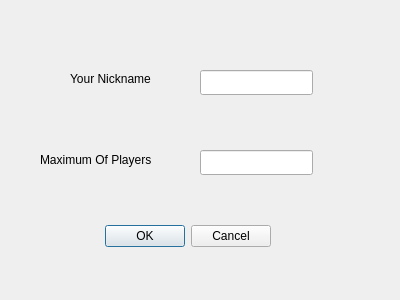
<?xml version="1.0" encoding="UTF-8"?>
<ui version="4.0">
 <class>CreateOptionWindow</class>
 <widget class="QDialog" name="CreateOptionWindow">
  <property name="geometry">
   <rect>
    <x>0</x>
    <y>0</y>
    <width>400</width>
    <height>300</height>
   </rect>
  </property>
  <property name="windowTitle">
   <string>New Game</string>
  </property>
  <widget class="QDialogButtonBox" name="buttonBox">
   <property name="geometry">
    <rect>
     <x>-70</x>
     <y>220</y>
     <width>341</width>
     <height>32</height>
    </rect>
   </property>
   <property name="orientation">
    <enum>Qt::Horizontal</enum>
   </property>
   <property name="standardButtons">
    <set>QDialogButtonBox::Cancel|QDialogButtonBox::Ok</set>
   </property>
  </widget>
  <widget class="QLineEdit" name="nicknameLine">
   <property name="geometry">
    <rect>
     <x>200</x>
     <y>70</y>
     <width>113</width>
     <height>25</height>
    </rect>
   </property>
  </widget>
  <widget class="QLineEdit" name="playerMaxLine">
   <property name="geometry">
    <rect>
     <x>200</x>
     <y>150</y>
     <width>113</width>
     <height>25</height>
    </rect>
   </property>
  </widget>
  <widget class="QLabel" name="label">
   <property name="geometry">
    <rect>
     <x>70</x>
     <y>70</y>
     <width>111</width>
     <height>17</height>
    </rect>
   </property>
   <property name="text">
    <string>Your Nickname</string>
   </property>
  </widget>
  <widget class="QLabel" name="label_2">
   <property name="geometry">
    <rect>
     <x>40</x>
     <y>150</y>
     <width>151</width>
     <height>20</height>
    </rect>
   </property>
   <property name="text">
    <string>Maximum Of Players</string>
   </property>
  </widget>
 </widget>
 <resources/>
 <connections>
  <connection>
   <sender>buttonBox</sender>
   <signal>accepted()</signal>
   <receiver>CreateOptionWindow</receiver>
   <slot>accept()</slot>
   <hints>
    <hint type="sourcelabel">
     <x>248</x>
     <y>254</y>
    </hint>
    <hint type="destinationlabel">
     <x>157</x>
     <y>274</y>
    </hint>
   </hints>
  </connection>
  <connection>
   <sender>buttonBox</sender>
   <signal>rejected()</signal>
   <receiver>CreateOptionWindow</receiver>
   <slot>reject()</slot>
   <hints>
    <hint type="sourcelabel">
     <x>316</x>
     <y>260</y>
    </hint>
    <hint type="destinationlabel">
     <x>286</x>
     <y>274</y>
    </hint>
   </hints>
  </connection>
 </connections>
</ui>
